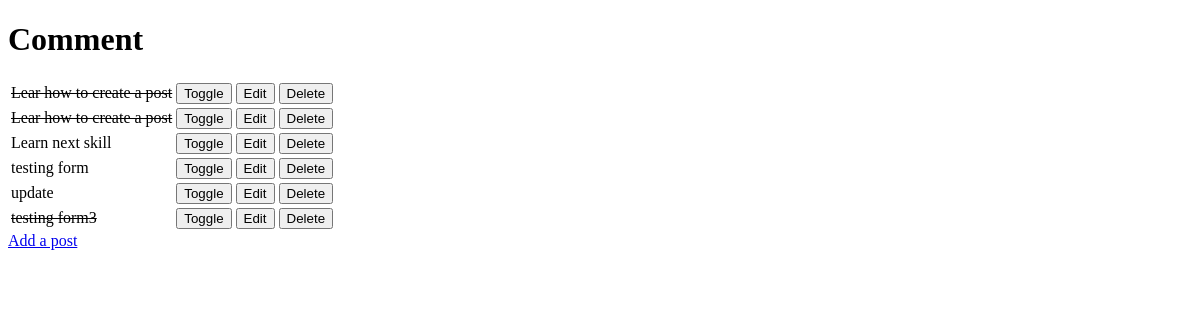
/, run on an earlier commit of the app's database.
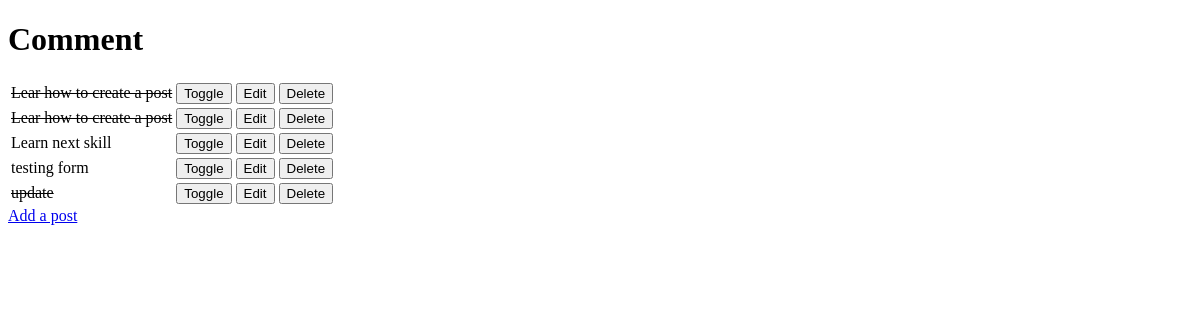
And on a later commit of the database.
### Your_Thoughts/models.py (models this page shows, shortened)
class Post(models.Model):
    name = models.CharField(max_length=50, null=False, blank=False)
    comment = models.TextField(null=False, blank=False)
    done = models.BooleanField(null=False, blank=False, default=False)

### Your_Thoughts/views.py (the view)
# urls.py: path('', views.get_comment, name='get_comment'),
def get_comment(user_request):
    print("hello")
    posts = Post.objects.all()
    context = {
        'posts': posts
    }
    return render(user_request, 'Your_Thoughts/comment-page.html', context)

### Your_Thoughts/templates/Your_Thoughts/comment-page.html (shortened to what this page needs)
<!DOCTYPE html>
<html lang="en">
<head>
</head>
<body>
    <h1>Comment</h1>
    <table>
        {% for post in posts %}
        <tr>
            {% if post.done %}
                <td><strike>{{  post.name  }}</strike></td>
            {% else%}
                <td>{{  post.name  }}</td>
            {% endif %}
            <td>
                <a href="/toggle/{{ post.id }}">
                    <button>Toggle</button>
                </a>
            </td>
            <td>
                <a href="/edit/{{ post.id }}">
                    <button>Edit</button>
                </a>
            </td>
            <td>
                <a href="/delete/{{ post.id }}">
                    <button>Delete</button>
                </a>
            </td>
        </tr>
        {% empty %}
        <tr><td>You have no new posts.</td></tr>
    {% endfor %}
    </table>
    <a href="/add">Add a post</a>
</body>
</html>

What changed in the data, as far as the page shows it:
removed Post: name "testing form3"
changed Post "update": done False → True (drawn)
